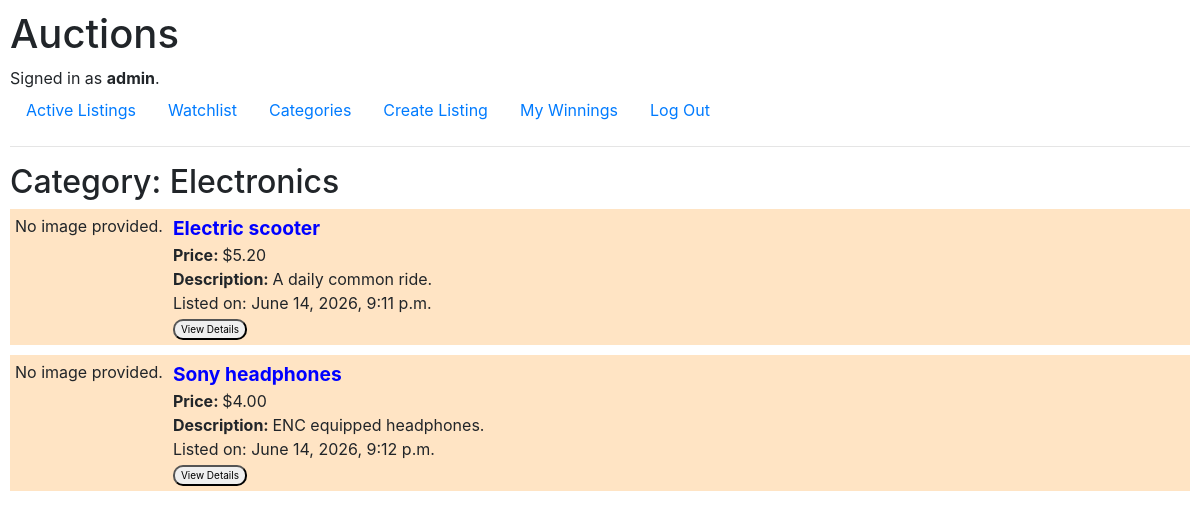
Screenshot of /category/Electronics (signed in) with the database file from the repository.
### auctions/models.py (models this page shows, shortened)
class User(AbstractUser):
    pass

class Listing(models.Model):
    owner = models.ForeignKey(
        User, on_delete=models.CASCADE, related_name="listings")
    name = models.CharField(max_length=64)
    description = models.TextField()
    image = models.ImageField(upload_to="listings/", blank=True, null=True)
    category = models.CharField(max_length=30, default="Other")
    price = models.DecimalField(max_digits=10, decimal_places=2)
    datetime = models.DateTimeField(auto_now_add=True)
    active = models.BooleanField(default=True)
    winner = models.ForeignKey(User, on_delete=models.SET_NULL, null=True, blank=True, default=None, related_name="wins")

### auctions/views.py (the view)
# urls.py: path("category/<path:category>", views.categorySpecific, name="categorySpecific"),
@login_required
def categorySpecific(request, category):
    return render(request, "auctions/categorySpecific.html",{
        "category":category,
        "listings": Listing.objects.filter(category=category),
        })

### auctions/templates/auctions/categorySpecific.html
{% extends "auctions/layout.html" %}
{% block body %}
    <h2>Category: {{ category }}</h2>
    {% if listings %}
        {% for listing in listings %}
        <div class="listing-container">
            <div class="listing-block listing-image">
                {% if listing.image %}
                    <img src="{{ listing.image.url }}" alt="{{ listing.name }}" style="max-width: 300px; max-height:200px;">
                {% else %}
                    <p>No image provided.</p>
                {% endif %}
            </div>
            <div class="listing-block listing-details">
                <div id="listing-title"><b>{{ listing.name }}</b></div>
                <div id="listing-price"><b>Price: </b>${{ listing.price }}</div>
                <div id="listing-description"><b>Description: </b>{{ listing.description }}</div>
                <div id="listing-datetime">Listed on: {{listing.datetime}}</div>
                <a href="{% url 'listing' listing.id %}">
                    <button class="submit-button" id="listing-button">View Details</button>
                </a>
           </div>
        </div>
        {% endfor %}
    {% else %}
        <ul>
            <li>No items listed.</li>
        </ul>
    {% endif %}
{% endblock %}

### auctions/templates/auctions/layout.html (shortened to what this page needs)
{% load static %}
<!DOCTYPE html>
<html lang="en">
    <head>
        <link rel="stylesheet" href="https://stackpath.bootstrapcdn.com/bootstrap/4.4.1/css/bootstrap.min.css">
        <link href="{% static 'auctions/styles.css' %}" rel="stylesheet">
    </head>
    <body>
        <h1>Auctions</h1>
        <div>
            {% if user.is_authenticated %}
                Signed in as <strong>{{ user.username }}</strong>.
            {% else %}
                Not signed in.
            {% endif %}
        </div>
        <ul class="nav">
            <li class="nav-item">
                <a class="nav-link" href="{% url 'index' %}">Active Listings</a>
            </li>
            <li class="nav-item">
                <a class="nav-link" href="{% url 'watchlist' %}">Watchlist</a>
            </li>
            <li class="nav-item">
                <a class="nav-link" href="{% url 'category' %}">Categories</a>
            </li>
            <li class="nav-item">
                <a class="nav-link" href="{% url 'createListing' %}">Create Listing</a>
            </li>
            <li class="nav-item">
                <a class="nav-link" href="{% url 'winnings' %}">My Winnings</a>
            </li>
            {% if user.is_authenticated %}
                <li class="nav-item">
                    <a class="nav-link" href="{% url 'logout' %}">Log Out</a>
                </li>
            {% endif %}
        </ul>
        <hr>
        {% block body %}
        {% endblock %}
    </body>
</html>

### auctions/static/auctions/styles.css (style rules this page uses)
body { padding: 10px; }
.submit-button { margin-left: 10px; width: auto; height: auto; border-radius: 10px; }
.listing-container { display:flex; flex-wrap: wrap; height:auto; width:auto; flex-wrap: wrap; background-color: bisque; margin-bottom: 10px; padding:5px; }
.listing-details { margin-left: 10px; }
#listing-title { font-size: larger; color: blue; }
#listing-button { margin-left:0px; font-size: x-small; }

### rows the page displays
User: username "admin"
Listing: image "No image provided.", name "Electric scooter", price "5.20", description "A daily common ride.", datetime "June 14, 2026, 9:11 p.m."
Listing: image "No image provided.", name "Sony headphones", price "4.00", description "ENC equipped headphones.", datetime "June 14, 2026, 9:12 p.m."

### other values shown
{{ category }} "Electronics"
